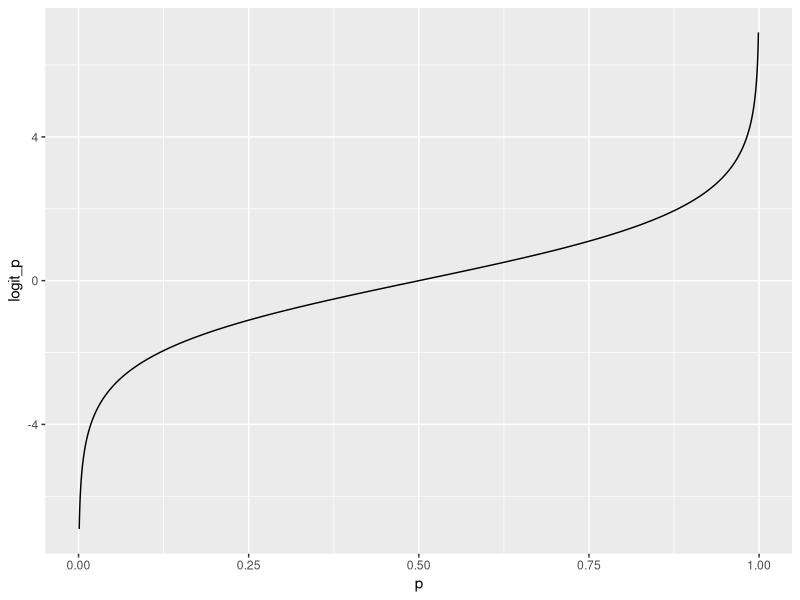
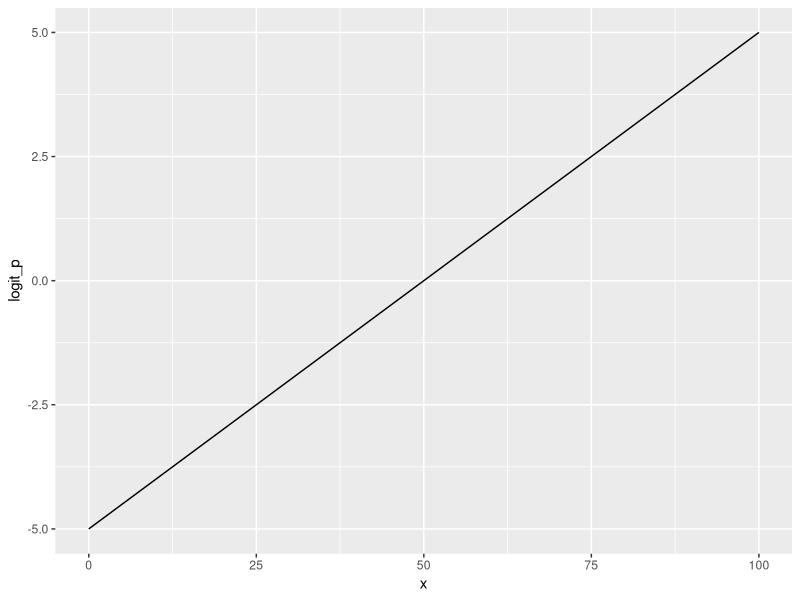
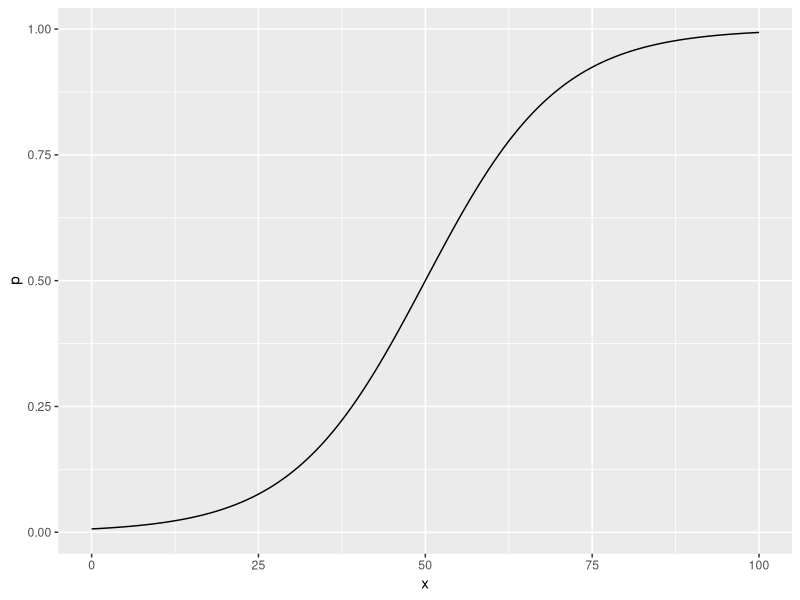
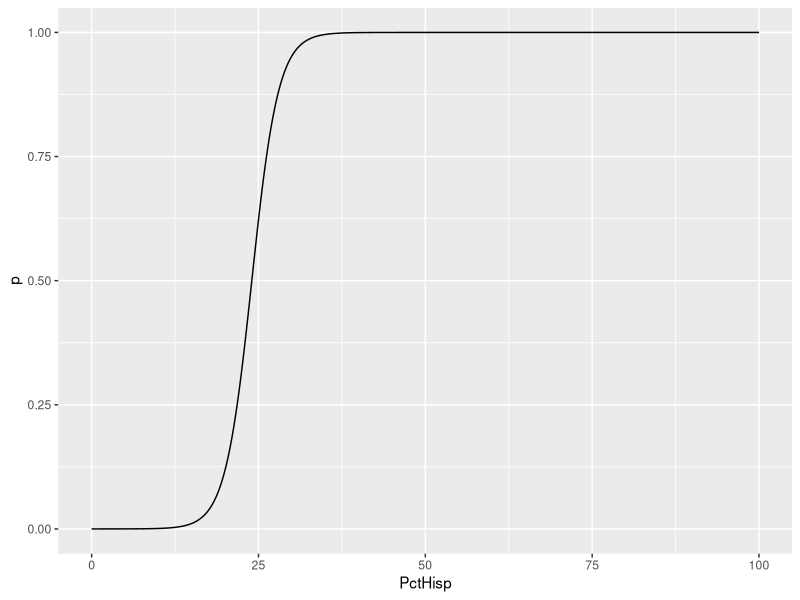

These charts were generated, in order, by the following R code:
library(ggplot2)
library(tidyverse)

p <- seq(0.001, 0.999, length.out = 1e4)

logit_p <- log(p/(1-p))
ggplot(tibble(p, logit_p),aes(p, logit_p)) +
  geom_line()


x <- seq(0, 100, length.out = 1e4)
beta0 <- -5
beta1 <- 0.1
logit_p <- beta0 + beta1*x
ggplot(tibble(x, logit_p),
       aes(x, logit_p)) +
  geom_line()

p <- exp(logit_p) /
  (1 + exp(logit_p))
ggplot(tibble(x,p), aes(x,p)) +
  geom_line()

PctHisp <- seq(0, 100, length.out = 1e3)
beta0 <- -12
beta1 <- 0.5
logit_p <- beta0 + beta1 * PctHisp
p <- exp(logit_p) / (1 + exp(logit_p))
ggplot(tibble(PctHisp, p),
       aes(PctHisp, p)) +
  geom_line()